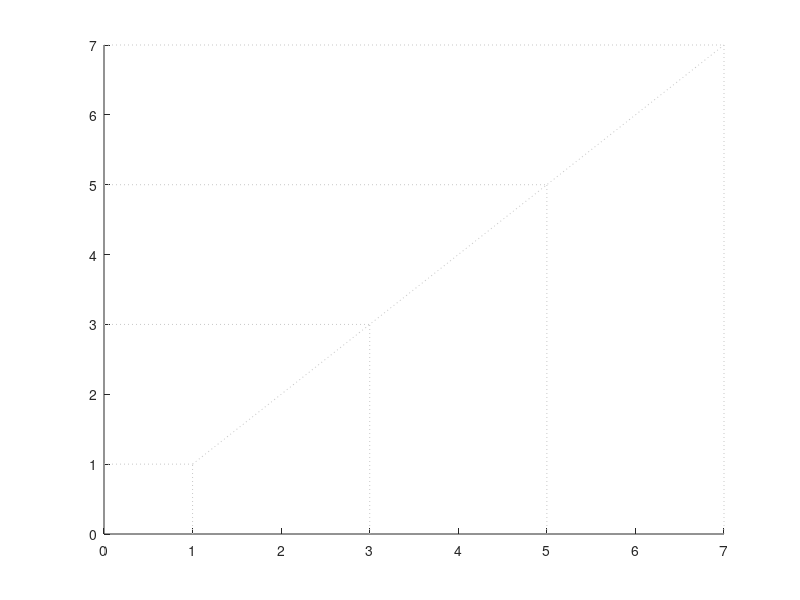

Here is the MATLAB script that generated this plot: (Note: this script raises an error after producing the figure.)
function [fig3] = plotCorrelations ...
    (data1, data2, plot_title, plot_xlabel, ...
    plot_ylabel, pearsonr, pval)



fig3 = figure(3); clf, hold on,
set(fig3, 'units', 'centimeters', 'position', [5 5 15.0 15.0]);
line([1 7], [1 7], 'LineStyle', ':', 'Color', [200/255, 200/255, 200/255]);
line([1 1], [0 1], 'LineStyle', ':', 'Color', [200/255, 200/255, 200/255]); 
line([0 1], [1 1], 'LineStyle', ':', 'Color', [200/255, 200/255, 200/255]);
line([3 3], [0 3], 'LineStyle', ':', 'Color', [200/255, 200/255, 200/255]); 
line([0 3], [3 3], 'LineStyle', ':', 'Color', [200/255, 200/255, 200/255]);
line([5 5], [0 5], 'LineStyle', ':', 'Color', [200/255, 200/255, 200/255]); 
line([0 5], [5 5], 'LineStyle', ':', 'Color', [200/255, 200/255, 200/255]);
line([7 7], [0 7], 'LineStyle', ':', 'Color', [200/255, 200/255, 200/255]); 
line([0 7], [7 7], 'LineStyle', ':', 'Color', [200/255, 200/255, 200/255]);

plot(nanmean(data1), nanmean(data2), '.k', 'MarkerSize', 20); hold on

if (pval < 0.001)
    text(1,6, 'p<0.001', 'fontname', 'arial');
elseif (pval < 0.05)
    pval = round(pval*1000)/1000;
    text(1, 6, strcat('p= ', num2str(pval)), 'fontname', 'arial');
else 
    pval = round(pval * 100)/100;
    text(1, 6, strcat('p= ', num2str(pval)), 'fontname', 'arial');
end

pearsonr = round(pearsonr*1000)/1000;
text(1, 6.5, strcat('r= ', num2str(pearsonr)), 'fontname', 'arial');


xlim([0.5 7.5]); ylim([0.5 7.5]);
title(plot_title, 'fontname', 'arial');
xlabel(plot_xlabel, 'fontname', 'arial');
ylabel(plot_ylabel, 'fontname', 'arial');
hold off, box on;





end 